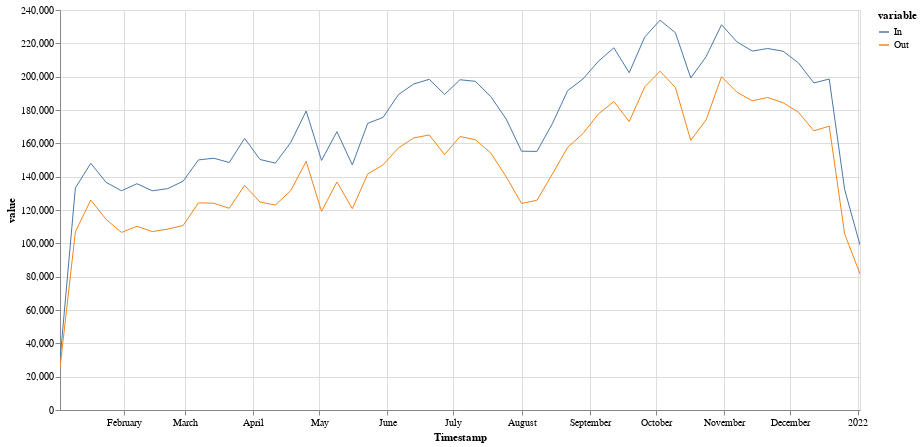

The notebook cell saved with this chart:
### Code cell
alt.Chart(weekly_sums.reset_index().melt("Timestamp")).mark_line(strokeWidth=1).encode(
    x='Timestamp',
    y='value',
    color='variable',
    tooltip=['variable','value']    
).properties(width=800, height=400).interactive()

### Figure 1 — Vega-Lite specification as saved in the notebook (floating-point values rounded to 4 significant figures)
{"config": {"view": {"continuousWidth": 400, "continuousHeight": 300}}, "data": {"name": "data-80134a4c0d9e5f9277be3416d7e451bd"}, "mark": {"type": "line", "strokeWidth": 1}, "encoding": {"color": {"type": "nominal", "field": "variable"}, "tooltip": [{"type": "nominal", "field": "variable"}, {"type": "quantitative", "field": "value"}], "x": {"type": "temporal", "field": "Timestamp"}, "y": {"type": "quantitative", "field": "value"}}, "height": 400, "selection": {"selector002": {"type": "interval", "bind": "scales", "encodings": ["x", "y"]}}, "width": 800, "$schema": "https://vega.github.io/schema/vega-lite/v4.8.1.json", "datasets": {"data-80134a4c0d9e5f9277be3416d7e451bd": [{"Timestamp": "2021-01-03T00:00:00", "variable": "In", "value": 29814}, {"Timestamp": "2021-01-10T00:00:00", "variable": "In", "value": 133245}, {"Timestamp": "2021-01-17T00:00:00", "variable": "In", "value": 148006}, {"Timestamp": "2021-01-24T00:00:00", "variable": "In", "value": 136580}, {"Timestamp": "2021-01-31T00:00:00", "variable": "In", "value": 131532}, {"Timestamp": "2021-02-07T00:00:00", "variable": "In", "value": 135773}, {"Timestamp": "2021-02-14T00:00:00", "variable": "In", "value": 131522}, {"Timestamp": "2021-02-21T00:00:00", "variable": "In", "value": 132835}, {"Timestamp": "2021-02-28T00:00:00", "variable": "In", "value": 137287}, {"Timestamp": "2021-03-07T00:00:00", "variable": "In", "value": 150064}, {"Timestamp": "2021-03-14T00:00:00", "variable": "In", "value": 151054}, {"Timestamp": "2021-03-21T00:00:00", "variable": "In", "value": 148504}, {"Timestamp": "2021-03-28T00:00:00", "variable": "In", "value": 162966}, {"Timestamp": "2021-04-04T00:00:00", "variable": "In", "value": 150309}, {"Timestamp": "2021-04-11T00:00:00", "variable": "In", "value": 148134}, {"Timestamp": "2021-04-18T00:00:00", "variable": "In", "value": 160533}, {"Timestamp": "2021-04-25T00:00:00", "variable": "In", "value": 179395}, {"Timestamp": "2021-05-02T00:00:00", "variable": "In", "value": 149759}, {"Timestamp": "2021-05-09T00:00:00", "variable": "In", "value": 167021}, {"Timestamp": "2021-05-16T00:00:00", "variable": "In", "value": 147043}, {"Timestamp": "2021-05-23T00:00:00", "variable": "In", "value": 171989}, {"Timestamp": "2021-05-30T00:00:00", "variable": "In", "value": 175571}, {"Timestamp": "2021-06-06T00:00:00", "variable": "In", "value": 189284}, {"Timestamp": "2021-06-13T00:00:00", "variable": "In", "value": 195634}, {"Timestamp": "2021-06-20T00:00:00", "variable": "In", "value": 198409}, {"Timestamp": "2021-06-27T00:00:00", "variable": "In", "value": 189355}, {"Timestamp": "2021-07-04T00:00:00", "variable": "In", "value": 198151}, {"Timestamp": "2021-07-11T00:00:00", "variable": "In", "value": 197196}, {"Timestamp": "2021-07-18T00:00:00", "variable": "In", "value": 188041}, {"Timestamp": "2021-07-25T00:00:00", "variable": "In", "value": 174631}, {"Timestamp": "2021-08-01T00:00:00", "variable": "In", "value": 155280}, {"Timestamp": "2021-08-08T00:00:00", "variable": "In", "value": 155152}, {"Timestamp": "2021-08-15T00:00:00", "variable": "In", "value": 171745}, {"Timestamp": "2021-08-22T00:00:00", "variable": "In", "value": 191627}, {"Timestamp": "2021-08-29T00:00:00", "variable": "In", "value": 198653}, {"Timestamp": "2021-09-05T00:00:00", "variable": "In", "value": 209291}, {"Timestamp": "2021-09-12T00:00:00", "variable": "In", "value": 217315}, {"Timestamp": "2021-09-19T00:00:00", "variable": "In", "value": 202375}, {"Timestamp": "2021-09-26T00:00:00", "variable": "In", "value": 223673}, {"Timestamp": "2021-10-03T00:00:00", "variable": "In", "value": 233903}, {"Timestamp": "2021-10-10T00:00:00", "variable": "In", "value": 226372}, {"Timestamp": "2021-10-17T00:00:00", "variable": "In", "value": 199191}, {"Timestamp": "2021-10-24T00:00:00", "variable": "In", "value": 212025}, {"Timestamp": "2021-10-31T00:00:00", "variable": "In", "value": 231163}, {"Timestamp": "2021-11-07T00:00:00", "variable": "In", "value": 220905}, {"Timestamp": "2021-11-14T00:00:00", "variable": "In", "value": 215369}, {"Timestamp": "2021-11-21T00:00:00", "variable": "In", "value": 216899}, {"Timestamp": "2021-11-28T00:00:00", "variable": "In", "value": 215294}, {"Timestamp": "2021-12-05T00:00:00", "variable": "In", "value": 208231}, {"Timestamp": "2021-12-12T00:00:00", "variable": "In", "value": 196232}, {"Timestamp": "2021-12-19T00:00:00", "variable": "In", "value": 198589}, {"Timestamp": "2021-12-26T00:00:00", "variable": "In", "value": 132411}, {"Timestamp": "2022-01-02T00:00:00", "variable": "In", "value": 98986}, {"Timestamp": "2021-01-03T00:00:00", "variable": "Out", "value": 25225}, {"Timestamp": "2021-01-10T00:00:00", "variable": "Out", "value": 106920}, {"Timestamp": "2021-01-17T00:00:00", "variable": "Out", "value": 125984}, {"Timestamp": "2021-01-24T00:00:00", "variable": "Out", "value": 114336}, {"Timestamp": "2021-01-31T00:00:00", "variable": "Out", "value": 106527}, {"Timestamp": "2021-02-07T00:00:00", "variable": "Out", "value": 110230}, {"Timestamp": "2021-02-14T00:00:00", "variable": "Out", "value": 107036}, {"Timestamp": "2021-02-21T00:00:00", "variable": "Out", "value": 108512}, {"Timestamp": "2021-02-28T00:00:00", "variable": "Out", "value": 110673}, {"Timestamp": "2021-03-07T00:00:00", "variable": "Out", "value": 124282}, {"Timestamp": "2021-03-14T00:00:00", "variable": "Out", "value": 124055}, {"Timestamp": "2021-03-21T00:00:00", "variable": "Out", "value": 121032}, {"Timestamp": "2021-03-28T00:00:00", "variable": "Out", "value": 134766}, {"Timestamp": "2021-04-04T00:00:00", "variable": "Out", "value": 124746}, {"Timestamp": "2021-04-11T00:00:00", "variable": "Out", "value": 122980}, {"Timestamp": "2021-04-18T00:00:00", "variable": "Out", "value": 131634}, {"Timestamp": "2021-04-25T00:00:00", "variable": "Out", "value": 149189}, {"Timestamp": "2021-05-02T00:00:00", "variable": "Out", "value": 119171}, {"Timestamp": "2021-05-09T00:00:00", "variable": "Out", "value": 136813}, {"Timestamp": "2021-05-16T00:00:00", "variable": "Out", "value": 120795}, {"Timestamp": "2021-05-23T00:00:00", "variable": "Out", "value": 141571}, {"Timestamp": "2021-05-30T00:00:00", "variable": "Out", "value": 147098}, {"Timestamp": "2021-06-06T00:00:00", "variable": "Out", "value": 157265}, {"Timestamp": "2021-06-13T00:00:00", "variable": "Out", "value": 163281}, {"Timestamp": "2021-06-20T00:00:00", "variable": "Out", "value": 165011}, {"Timestamp": "2021-06-27T00:00:00", "variable": "Out", "value": 153273}, {"Timestamp": "2021-07-04T00:00:00", "variable": "Out", "value": 164077}, {"Timestamp": "2021-07-11T00:00:00", "variable": "Out", "value": 162206}, {"Timestamp": "2021-07-18T00:00:00", "variable": "Out", "value": 154196}, {"Timestamp": "2021-07-25T00:00:00", "variable": "Out", "value": 139997}, {"Timestamp": "2021-08-01T00:00:00", "variable": "Out", "value": 123922}, {"Timestamp": "2021-08-08T00:00:00", "variable": "Out", "value": 125854}, {"Timestamp": "2021-08-15T00:00:00", "variable": "Out", "value": 141475}, {"Timestamp": "2021-08-22T00:00:00", "variable": "Out", "value": 157601}, {"Timestamp": "2021-08-29T00:00:00", "variable": "Out", "value": 165929}, {"Timestamp": "2021-09-05T00:00:00", "variable": "Out", "value": 177638}, {"Timestamp": "2021-09-12T00:00:00", "variable": "Out", "value": 185066}, {"Timestamp": "2021-09-19T00:00:00", "variable": "Out", "value": 173102}, {"Timestamp": "2021-09-26T00:00:00", "variable": "Out", "value": 193747}, {"Timestamp": "2021-10-03T00:00:00", "variable": "Out", "value": 203290}, {"Timestamp": "2021-10-10T00:00:00", "variable": "Out", "value": 193536}, {"Timestamp": "2021-10-17T00:00:00", "variable": "Out", "value": 161766}, {"Timestamp": "2021-10-24T00:00:00", "variable": "Out", "value": 174148}, {"Timestamp": "2021-10-31T00:00:00", "variable": "Out", "value": 199954}, {"Timestamp": "2021-11-07T00:00:00", "variable": "Out", "value": 190681}, {"Timestamp": "2021-11-14T00:00:00", "variable": "Out", "value": 185536}, {"Timestamp": "2021-11-21T00:00:00", "variable": "Out", "value": 187518}, {"Timestamp": "2021-11-28T00:00:00", "variable": "Out", "value": 184358}, {"Timestamp": "2021-12-05T00:00:00", "variable": "Out", "value": 178654}, {"Timestamp": "2021-12-12T00:00:00", "variable": "Out", "value": 167535}, {"Timestamp": "2021-12-19T00:00:00", "variable": "Out", "value": 170294}, {"Timestamp": "2021-12-26T00:00:00", "variable": "Out", "value": 105752}, {"Timestamp": "2022-01-02T00:00:00", "variable": "Out", "value": 81683}]}}
